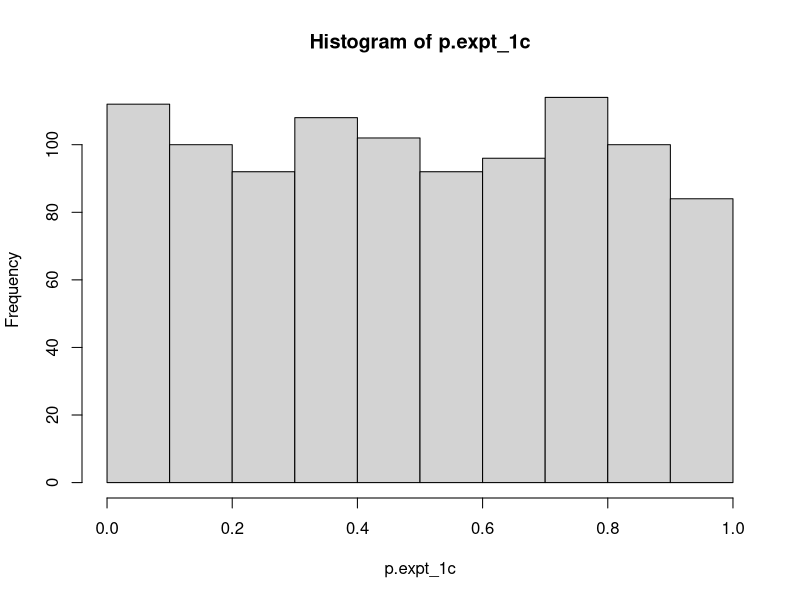
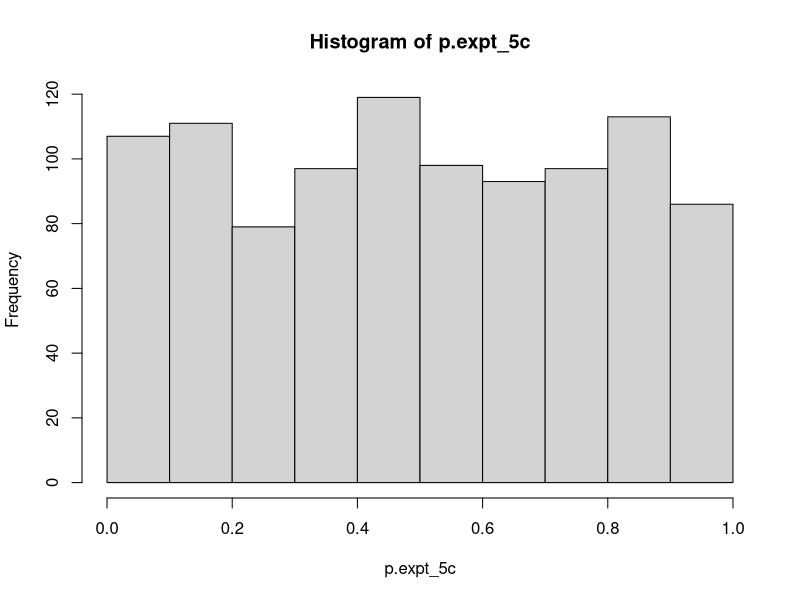
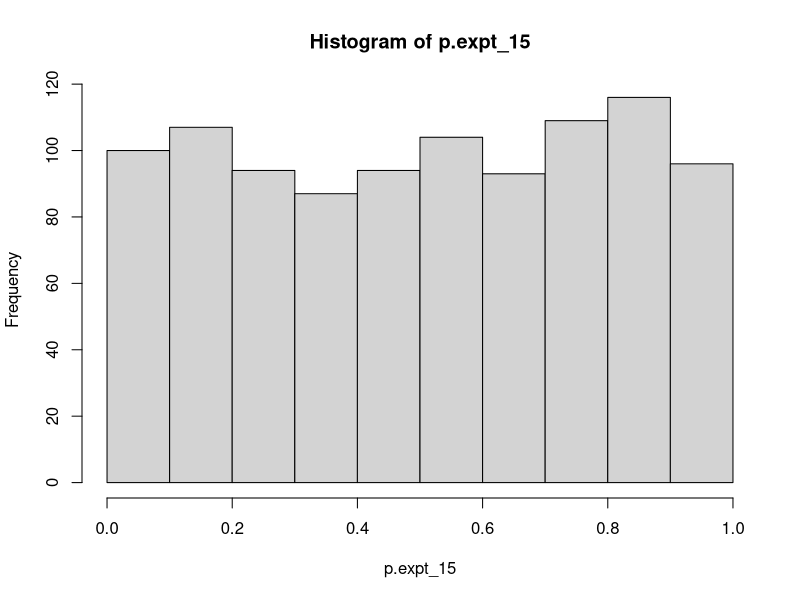
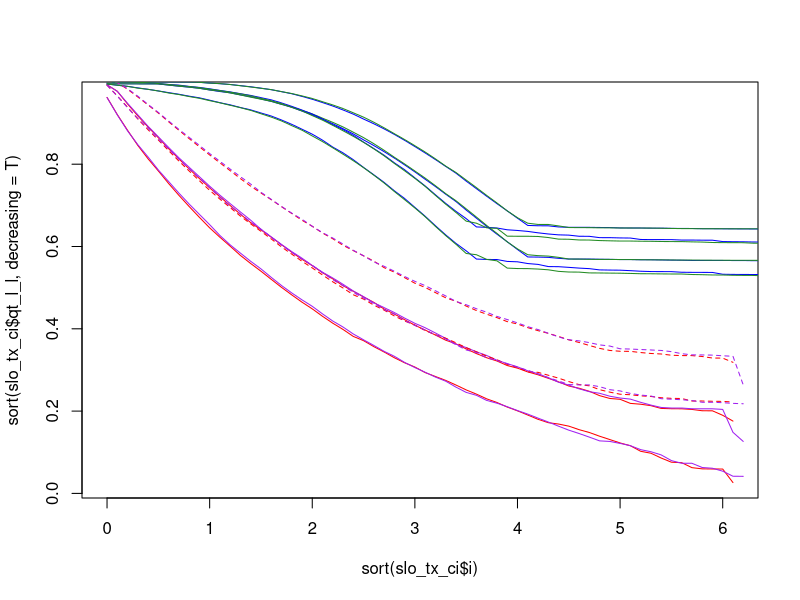

These figures' R source, in order:
library(survival)
library(survminer)

nsim <- 1000
null.hz <- .3
tx.hz <- 1*null.hz
nevents <- 524
boy <- ceiling(nevents*.35)
boy2 <- ceiling(nevents*.7)

#stat <- rep(NA, nsim)
p.expt_1c <- rep(NA, nsim)
p.expt_5c <- rep(NA, nsim)
p.expt_15 <- rep(NA, nsim)

slow_null_ct_t <- list()
slow_null_tx_t <- list()
fast_null_ct_t <- list()
fast_null_tx_t <- list()

CI_slow_null_ct_l <- list()
CI_slow_null_ct_u <- list()
CI_slow_null_tx_l <- list()
CI_slow_null_tx_u <- list()
CI_fast_null_ct_l <- list()
CI_fast_null_ct_u <- list()
CI_fast_null_tx_l <- list()
CI_fast_null_tx_u <- list()

t_length <- data.frame(arm1=0, arm2=0)
n_pat <- data.frame(arm1=0, arm2=0)

set.seed(2349)

for (i in 1:nsim) {
  entry <- seq(1/500,6, by=1/500)
  ctrl.entry <- entry[seq(1,3000, by=5)]
  tx1.entry <- entry[seq(2,3000,by=5)]
  ctrl.1 <- rexp(length(ctrl.entry), null.hz)
  tx.1 <- rexp(length(tx1.entry), tx.hz)
  
  comp1 <- rbind(cbind(ctrl.1+ctrl.entry,ctrl.1, ctrl.entry, rep(0,length(ctrl.entry))),
                 cbind(tx.1+tx1.entry,tx.1, tx1.entry, rep(1,length(tx1.entry))))
  comp1 <- comp1[order(comp1[,1]),]
  cut <- comp1[boy,1]
  inds <- which(comp1[,3]>cut)
  comp1 <- comp1[-inds,]
  
  entry2 <- seq(cut,6, by=1/500)
  ctrl.entry <- entry2[seq(1,length(entry2), by=6)]
  tx1.entry <- entry2[seq(2,length(entry2),by=6)]
  tx5.entry <- entry2[seq(6, length(entry2), by=6)]
  ctrl.5.st <- ctrl.entry[1]
  tx5.st <- tx5.entry[1]
  
  ctrl.1 <- rexp(length(ctrl.entry), null.hz)
  tx.1 <- rexp(length(tx1.entry), tx.hz)
  tx.5 <- rexp(length(tx5.entry), tx.hz)
  
  comp1 <- rbind(comp1, 
                 rbind(cbind(ctrl.1+ctrl.entry,ctrl.1, ctrl.entry, rep(0,length(ctrl.entry))),
                       cbind(tx.1+tx1.entry,tx.1, tx1.entry, rep(1,length(tx1.entry)))))
  comp1 <- comp1[order(comp1[,1]),]
  cut <- comp1[boy2,1]
  inds <- which(comp1[,3]>cut)
  comp1 <- comp1[-inds,]
  comp1 <- cbind(comp1, c(rep(1,nevents),rep(0,nrow(comp1)-nevents)))
  test1 <- ifelse(comp1[1:nrow(comp1),1]>comp1[nevents], comp1[nevents]-comp1[1:nrow(comp1),3], 
                  comp1[1:nrow(comp1),2])
  comp1[,2] <- replace(comp1[,2],1:nrow(comp1),test1)
  
  comp5 <- rbind(cbind(ctrl.1+ctrl.entry,ctrl.1, ctrl.entry, rep(0,length(ctrl.entry))),
                 cbind(tx.5+tx5.entry,tx.5, tx5.entry, rep(1,length(tx5.entry))))
  comp5 <- comp5[order(comp5[,1]),]
  inds <- which(comp5[,3]>cut)
  comp5 <- comp5[-inds,]
  
  entry3 <- seq(cut,8, by=1/500)
  ctrl.entry <- entry3[seq(1,length(entry3), by=2)]
  tx5.entry <- entry3[seq(2, length(entry3), by=2)]
  
  ctrl.1 <- rexp(length(ctrl.entry), null.hz)
  tx.5 <- rexp(length(tx5.entry), tx.hz)
  
  comp5 <- rbind(comp5, 
                 rbind(cbind(ctrl.1+ctrl.entry,ctrl.1, ctrl.entry, rep(0,length(ctrl.entry))),
                       cbind(tx.5+tx5.entry,tx.5, tx5.entry, rep(1,length(tx5.entry)))))
  comp5 <- comp5[order(comp5[,1]),]
  cut <- comp5[boy2,1]
  inds <- which(comp5[,3]>cut)
  comp5 <- comp5[-inds,]
  comp5 <- cbind(comp5, c(rep(1,nevents),rep(0,nrow(comp5)-nevents)))
  comp5[comp5[,4]==0,1] <- comp5[comp5[,4]==0,1]-ctrl.5.st
  comp5[comp5[,4]==0,3] <- comp5[comp5[,4]==0,3]-ctrl.5.st
  comp5[comp5[,4]==1,1] <- comp5[comp5[,4]==1,1]-tx5.st
  comp5[comp5[,4]==1,3] <- comp5[comp5[,4]==1,3]-tx5.st
  test5 <- ifelse(comp5[1:nrow(comp5),1]>comp5[nevents], comp5[nevents]-comp5[1:nrow(comp5),3], 
                  comp5[1:nrow(comp5),2])
  comp5[,2] <- replace(comp5[,2],1:nrow(comp5),test5)
  
  t_length[i,] <- cbind(comp1[nevents], comp5[nevents])
  n_pat[i, ] <- cbind(nrow(comp1), nrow(comp5))
  
  test1c <- summary(coxph(Surv(comp1[,2], comp1[,5])~comp1[,4]))
  test5c <- summary(coxph(Surv(comp5[,2], comp5[,5])~comp5[,4]))
  test15 <- summary(coxph(Surv(c(comp1[comp1[,4]==1,2],comp5[comp5[,4]==1,2]),
                               c(comp1[comp1[,4]==1,5],comp5[comp5[,4]==1,5]))~
                            c(rep(0,length(comp1[comp1[,4]==1,2])),
                              rep(1,length(comp5[comp5[,4]==1,2])))))
  
  #stat[i] <- test$coef[4]
  p.expt_1c[i] <- test1c$coef[5]
  p.expt_5c[i] <- test5c$coef[5]
  p.expt_15[i] <- test15$coef[5]
  
  obj1 <- survfit(Surv(comp1[comp1[,4]==1,2], comp1[comp1[,4]==1,5])~1)
  
  obj2 <- survfit(Surv(comp1[comp1[,4]==0,2], comp1[comp1[,4]==0,5])~1)
  check <- all.equal(obj2$n,length(obj2$time),length(obj2$lower),length(obj2$upper))
  
  obj3 <- survfit(Surv(comp5[comp5[,4]==1,1], comp5[comp5[,4]==1,5])~1)
  check <- all.equal(obj3$n,length(obj3$time),length(obj3$lower),length(obj3$upper))
  
  obj4 <- survfit(Surv(comp5[comp5[,4]==0,1], comp5[comp5[,4]==0,5])~1)
  
  slow_null_ct_t[[i]] <- round(obj2$time, digits=1)
  slow_null_tx_t[[i]] <- round(obj1$time, digits=1)
  fast_null_ct_t[[i]] <- round(obj4$time, digits=1)
  fast_null_tx_t[[i]] <- round(obj3$time, digits=1)
  
  CI_slow_null_ct_l[[i]] <- obj2$lower
  CI_slow_null_ct_u[[i]] <- obj2$upper
  CI_slow_null_tx_l[[i]] <- obj1$lower
  CI_slow_null_tx_u[[i]] <- obj1$upper
  CI_fast_null_ct_l[[i]] <- obj4$lower
  CI_fast_null_ct_u[[i]] <- obj4$upper
  CI_fast_null_tx_l[[i]] <- obj3$lower
  CI_fast_null_tx_u[[i]] <- obj3$upper
  
}

mean(p.expt_1c<.05)
mean(p.expt_5c<.05)
mean(p.expt_15<.05)

hist(p.expt_1c)
hist(p.expt_5c)
hist(p.expt_15)

t.test(t_length$arm1, t_length$arm2)
t.test(n_pat$arm1, n_pat$arm2)

slo_ct_l <- cbind(unlist(slow_null_ct_t),unlist(CI_slow_null_ct_l))
slo_ct_u <- cbind(unlist(slow_null_ct_t),unlist(CI_slow_null_ct_u))
fst_ct_l <- cbind(unlist(fast_null_ct_t),unlist(CI_fast_null_ct_l))
fst_ct_u <- cbind(unlist(fast_null_ct_t),unlist(CI_fast_null_ct_u))
slo_tx_l <- cbind(unlist(slow_null_tx_t),unlist(CI_slow_null_tx_l))
slo_tx_u <- cbind(unlist(slow_null_tx_t),unlist(CI_slow_null_tx_u))
fst_tx_l <- cbind(unlist(fast_null_tx_t),unlist(CI_fast_null_tx_l))
fst_tx_u <- cbind(unlist(fast_null_tx_t),unlist(CI_fast_null_tx_u))

slo_ct_l <- slo_ct_l[complete.cases(slo_ct_l),]
slo_ct_u <- slo_ct_u[complete.cases(slo_ct_u),]
fst_ct_l <- fst_ct_l[complete.cases(fst_ct_l),]
fst_ct_u <- fst_ct_u[complete.cases(fst_ct_u),]
slo_tx_l <- slo_tx_l[complete.cases(slo_tx_l),]
slo_tx_u <- slo_tx_u[complete.cases(slo_tx_u),]
fst_tx_l <- fst_tx_l[complete.cases(fst_tx_l),]
fst_tx_u <- fst_tx_u[complete.cases(fst_tx_u),]

fnct <- unique(fst_ct_l[,1])
fntt <- unique(fst_tx_l[,1])
snct <- unique(slo_ct_l[,1])
sntt <- unique(slo_tx_l[,1])

fst_ct_ci <- data.frame()
fst_tx_ci <- data.frame()
slo_ct_ci <- data.frame()
slo_tx_ci <- data.frame()

for (i in fnct) {
  ind <- which(fst_ct_l[,1]==i)
  qt_l_l <- quantile(fst_ct_l[ind,2], .025)
  qt_l_u <- quantile(fst_ct_l[ind,2], .975)
  qt_u_l <- quantile(fst_ct_u[ind,2], .025)
  qt_u_u <- quantile(fst_ct_u[ind,2], .975)
  fst_ct_ci <- rbind(fst_ct_ci, data.frame(qt_l_l,qt_l_u, qt_u_l,qt_u_u,i))
}

for (i in fntt) {
  ind <- which(fst_tx_l[,1]==i)
  qt_l_l <- quantile(fst_tx_l[ind,2], .025)
  qt_l_u <- quantile(fst_tx_l[ind,2], .975)
  qt_u_l <- quantile(fst_tx_u[ind,2], .025)
  qt_u_u <- quantile(fst_tx_u[ind,2], .975)
  fst_tx_ci <- rbind(fst_tx_ci, data.frame(qt_l_l,qt_l_u, qt_u_l,qt_u_u,i))
}

for (i in snct) {
  ind <- which(slo_ct_l[,1]==i)
  qt_l_l <- quantile(slo_ct_l[ind,2], .025)
  qt_l_u <- quantile(slo_ct_l[ind,2], .975)
  qt_u_l <- quantile(slo_ct_u[ind,2], .025)
  qt_u_u <- quantile(slo_ct_u[ind,2], .975)
  slo_ct_ci <- rbind(slo_ct_ci, data.frame(qt_l_l,qt_l_u, qt_u_l,qt_u_u,i))
}

for (i in sntt) {
  ind <- which(slo_tx_l[,1]==i)
  qt_l_l <- quantile(slo_tx_l[ind,2], .025)
  qt_l_u <- quantile(slo_tx_l[ind,2], .975)
  qt_u_l <- quantile(slo_tx_u[ind,2], .025)
  qt_u_u <- quantile(slo_tx_u[ind,2], .975)
  slo_tx_ci <- rbind(slo_tx_ci, data.frame(qt_l_l,qt_l_u, qt_u_l,qt_u_u,i))
}

plot(sort(slo_tx_ci$i), sort(slo_tx_ci$qt_l_l, decreasing=T),type='l', col='red')
lines(sort(slo_tx_ci$i), sort(slo_tx_ci$qt_l_u, decreasing=T), col='red')
lines(sort(fst_tx_ci$i), sort(fst_tx_ci$qt_l_l, decreasing=T),type='l', col='blue')
lines(sort(fst_tx_ci$i), sort(fst_tx_ci$qt_l_u, decreasing=T), col='blue')
lines(sort(slo_ct_ci$i), sort(slo_ct_ci$qt_l_l, decreasing=T),type='l', col='purple')
lines(sort(slo_ct_ci$i), sort(slo_ct_ci$qt_l_u, decreasing=T), col='purple')
lines(sort(fst_ct_ci$i), sort(fst_ct_ci$qt_l_l, decreasing=T),type='l', col='forestgreen')
lines(sort(fst_ct_ci$i), sort(fst_ct_ci$qt_l_u, decreasing=T), col='forestgreen')

lines(sort(fst_tx_ci$i), sort(fst_tx_ci$qt_u_l, decreasing=T), col='blue')
lines(sort(fst_tx_ci$i), sort(fst_tx_ci$qt_u_u, decreasing=T), col='blue')
lines(sort(slo_tx_ci$i), sort(slo_tx_ci$qt_u_l, decreasing=T),lty='dashed', col='red')
lines(sort(slo_tx_ci$i), sort(slo_tx_ci$qt_u_u, decreasing=T),lty='dashed', col='red')
lines(sort(slo_ct_ci$i), sort(slo_ct_ci$qt_u_l, decreasing=T),lty='dashed', col='purple')
lines(sort(slo_ct_ci$i), sort(slo_ct_ci$qt_u_u, decreasing=T),lty='dashed', col='purple')
lines(sort(fst_ct_ci$i), sort(fst_ct_ci$qt_u_l, decreasing=T), col='forestgreen')
lines(sort(fst_ct_ci$i), sort(fst_ct_ci$qt_u_u, decreasing=T), col='forestgreen')
